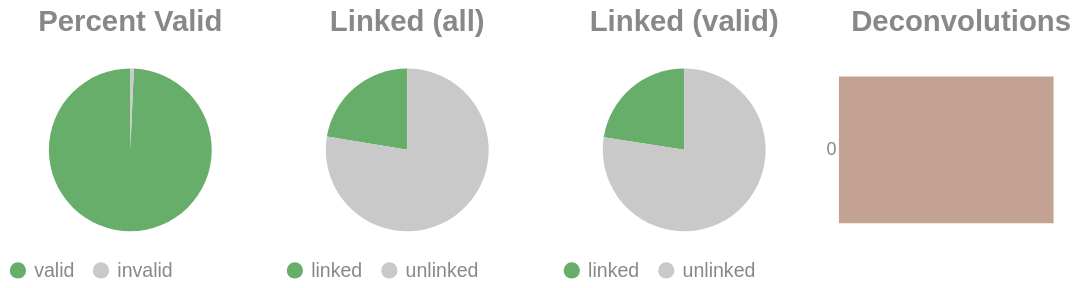

Notebook source saved alongside this figure:
### Code cell
if SKIPLR:
    pass
else:
    clash = Counter()
    for i in valids['molecule'].to_list():
        _mol = i.split("-")
        if len(_mol) == 1:
            clash.update('0')
        else:
            clash.update(_mol[-1])

    _d = {"deconvolutions": [], 'count': []}
    for k,v in clash.items():
        _d['deconvolutions'].append(k)
        _d['count'].append(v)

    tot_valid = valids['reads'].sum()
    mask = valids['reads'] >= 2
    n_linked_reads = valids.filter(mask)['reads'].sum()
    if n_linked_reads == 0:
        print_html("No linked molecules (>=2 reads) were detected; skipping linked-only distributions.")
        SKIPLR = True
    else:
        perc_valid = round(tot_valid / n_reads, 4)
        linked_perc_abs = round(n_linked_reads / n_reads, 4)
        linked_perc = round(n_linked_reads / tot_valid, 4)

    _valid = pl.DataFrame({"valids": ['valid', 'invalid'], "count": [tot_valid, n_reads - tot_valid]})
    _linked_abs = pl.DataFrame({"linked (absolute)": ['linked', 'unlinked'], "count": [n_linked_reads, n_reads - n_linked_reads]})
    _linked_rel = pl.DataFrame({"linked (valids)": ['linked', 'unlinked'], "count": [n_linked_reads, tot_valid - n_linked_reads]})

    (
        alt.hconcat(
            piechart(_valid, goodval = 'valid', title = "Percent Valid"),
            piechart(_linked_abs, goodval = "linked", title =  "Linked (all)"),
            piechart(_linked_rel, goodval = "linked", title =  "Linked (valid)"),
            convolutionbar(pl.DataFrame(_d), title = "Deconvolutions"),
            center = True,
            bounds = 'flush'
        )
        .resolve_scale(color='independent')
        .resolve_legend('independent')
        .properties(usermeta={'embedOptions': {"actions": False}})
    ).display()

### Figure 1 — Vega-Lite specification as saved in the notebook (floating-point values rounded to 4 significant figures)
{"width": "container", "height": 400, "config": {"title": {"anchor": "start", "dy": -15, "fontSize": 18, "color": "#888888", "subtitleColor": "#888888", "subtitleFontSize": 14}, "arc": {"fill": "#0072B2"}, "axis": {"domainColor": "#888888", "domainWidth": 0.5, "gridWidth": 0.2, "grid": false, "titleFontWeight": 400, "titleFontSize": 15, "labelFontSize": 11, "labelColor": "#888888", "tickColor": "#888888", "tickWidth": 0.2, "titleColor": "#888888"}, "axisBand": {"grid": false}, "axisX": {"grid": true, "tickSize": 10, "domainCap": "round"}, "axisY": {"domain": false, "grid": true, "tickSize": 0, "domainCap": "round"}, "background": "transparent", "header": {"labelFontSize": 15, "labelColor": "#888888", "titleFontSize": 15, "titleFontWeight": 600, "titleColor": "#888888"}, "legend": {"labelFont": "sans-serif", "labelFontSize": 12, "labelColor": "#888888", "symbolSize": 100, "symbolType": "circle", "titleFontSize": 12, "titlePadding": 10, "titleColor": "#888888", "title": null}, "range": {"category": ["#E69F00", "#56B4E9", "#009E73", "#F0E442", "#0072B2", "#D55E00", "#CC79A7", "#000000"], "diverging": ["#cfe8f3", "#a2d4ec", "#73bfe2", "#46abdb", "#1696d2", "#12719e"]}, "area": {"fill": "#0072B2", "fillOpacity": 0.7, "line": true, "strokeOpacity": 0.7}, "line": {"color": "#0072B2", "stroke": "#0072B2", "strokeWidth": 2}, "trail": {"color": "#0072B2", "stroke": "#0072B2", "strokeWidth": 0, "size": 1}, "point": {"filled": true, "fillOpacity": 1.0, "size": 95}, "text": {"color": "#888888", "fontSize": 11, "align": "right", "fontWeight": 400, "size": 11}, "bar": {"fill": "#0072B2", "stroke": null}, "view": {"stroke": null, "continuousWidth": 660, "continuousHeight": 400}}, "hconcat": [{"data": {"name": "data-52db75c21f00cf01de44fc20a246ccd8"}, "mark": {"type": "arc"}, "encoding": {"color": {"field": "valids", "legend": {"orient": "bottom", "title": null}, "scale": {"domain": ["valid", "invalid"], "range": ["#68ae6b", "#C9C9C9"]}, "title": "Valids", "type": "nominal"}, "theta": {"field": "count", "type": "quantitative"}, "tooltip": [{"field": "valids", "title": "Valids", "type": "ordinal"}, {"field": "percent", "format": ".2%", "title": "Percent", "type": "quantitative"}, {"field": "count", "title": "Count", "type": "quantitative"}]}, "height": 100, "title": {"text": "Percent Valid", "align": "center", "anchor": "middle"}, "transform": [{"calculate": "datum.count / 4040528", "as": "percent"}], "width": 150}, {"data": {"name": "data-f93a73f7dcbe9171b785ec1c2eb4ec78"}, "mark": {"type": "arc"}, "encoding": {"color": {"field": "linked (absolute)", "legend": {"orient": "bottom", "title": null}, "scale": {"domain": ["linked", "unlinked"], "range": ["#68ae6b", "#C9C9C9"]}, "title": "Linked (Absolute)", "type": "nominal"}, "theta": {"field": "count", "type": "quantitative"}, "tooltip": [{"field": "linked (absolute)", "title": "Linked (Absolute)", "type": "ordinal"}, {"field": "percent", "format": ".2%", "title": "Percent", "type": "quantitative"}, {"field": "count", "title": "Count", "type": "quantitative"}]}, "height": 100, "title": {"text": "Linked (all)", "align": "center", "anchor": "middle"}, "transform": [{"calculate": "datum.count / 4040528", "as": "percent"}], "width": 150}, {"data": {"name": "data-0cd7f570b077b795545b24c9cf7f8d4e"}, "mark": {"type": "arc"}, "encoding": {"color": {"field": "linked (valids)", "legend": {"orient": "bottom", "title": null}, "scale": {"domain": ["linked", "unlinked"], "range": ["#68ae6b", "#C9C9C9"]}, "title": "Linked (Valids)", "type": "nominal"}, "theta": {"field": "count", "type": "quantitative"}, "tooltip": [{"field": "linked (valids)", "title": "Linked (Valids)", "type": "ordinal"}, {"field": "percent", "format": ".2%", "title": "Percent", "type": "quantitative"}, {"field": "count", "title": "Count", "type": "quantitative"}]}, "height": 100, "title": {"text": "Linked (valid)", "align": "center", "anchor": "middle"}, "transform": [{"calculate": "datum.count / 4012276", "as": "percent"}], "width": 150}, {"data": {"name": "data-889fac785db46018018b89b332c8115c"}, "mark": {"type": "bar"}, "encoding": {"color": {"field": "deconvolutions", "legend": null, "scale": {"scheme": "lightgreyred"}, "type": "nominal"}, "tooltip": [{"field": "deconvolutions", "title": "Deconvolutions", "type": "ordinal"}, {"field": "percent", "format": ".2%", "title": "Percent", "type": "quantitative"}, {"field": "count", "title": "Count", "type": "quantitative"}], "x": {"axis": null, "field": "count", "type": "quantitative"}, "y": {"field": "deconvolutions", "sort": "ascending", "title": null, "type": "nominal"}}, "height": 100, "title": {"text": "Deconvolutions", "align": "center", "anchor": "middle"}, "transform": [{"calculate": "datum.count / 3513497", "as": "percent"}], "width": 150}], "bounds": "flush", "center": true, "resolve": {"legend": {"angle": "independent"}, "scale": {"color": "independent"}}, "usermeta": {"embedOptions": {"actions": false}}, "$schema": "https://vega.github.io/schema/vega-lite/v6.1.0.json", "datasets": {"data-52db75c21f00cf01de44fc20a246ccd8": [{"valids": "valid", "count": 4012276}, {"valids": "invalid", "count": 28252}], "data-f93a73f7dcbe9171b785ec1c2eb4ec78": [{"linked (absolute)": "linked", "count": 904091}, {"linked (absolute)": "unlinked", "count": 3136437}], "data-0cd7f570b077b795545b24c9cf7f8d4e": [{"linked (valids)": "linked", "count": 904091}, {"linked (valids)": "unlinked", "count": 3108185}], "data-889fac785db46018018b89b332c8115c": [{"deconvolutions": "0", "count": 3513497}]}}
